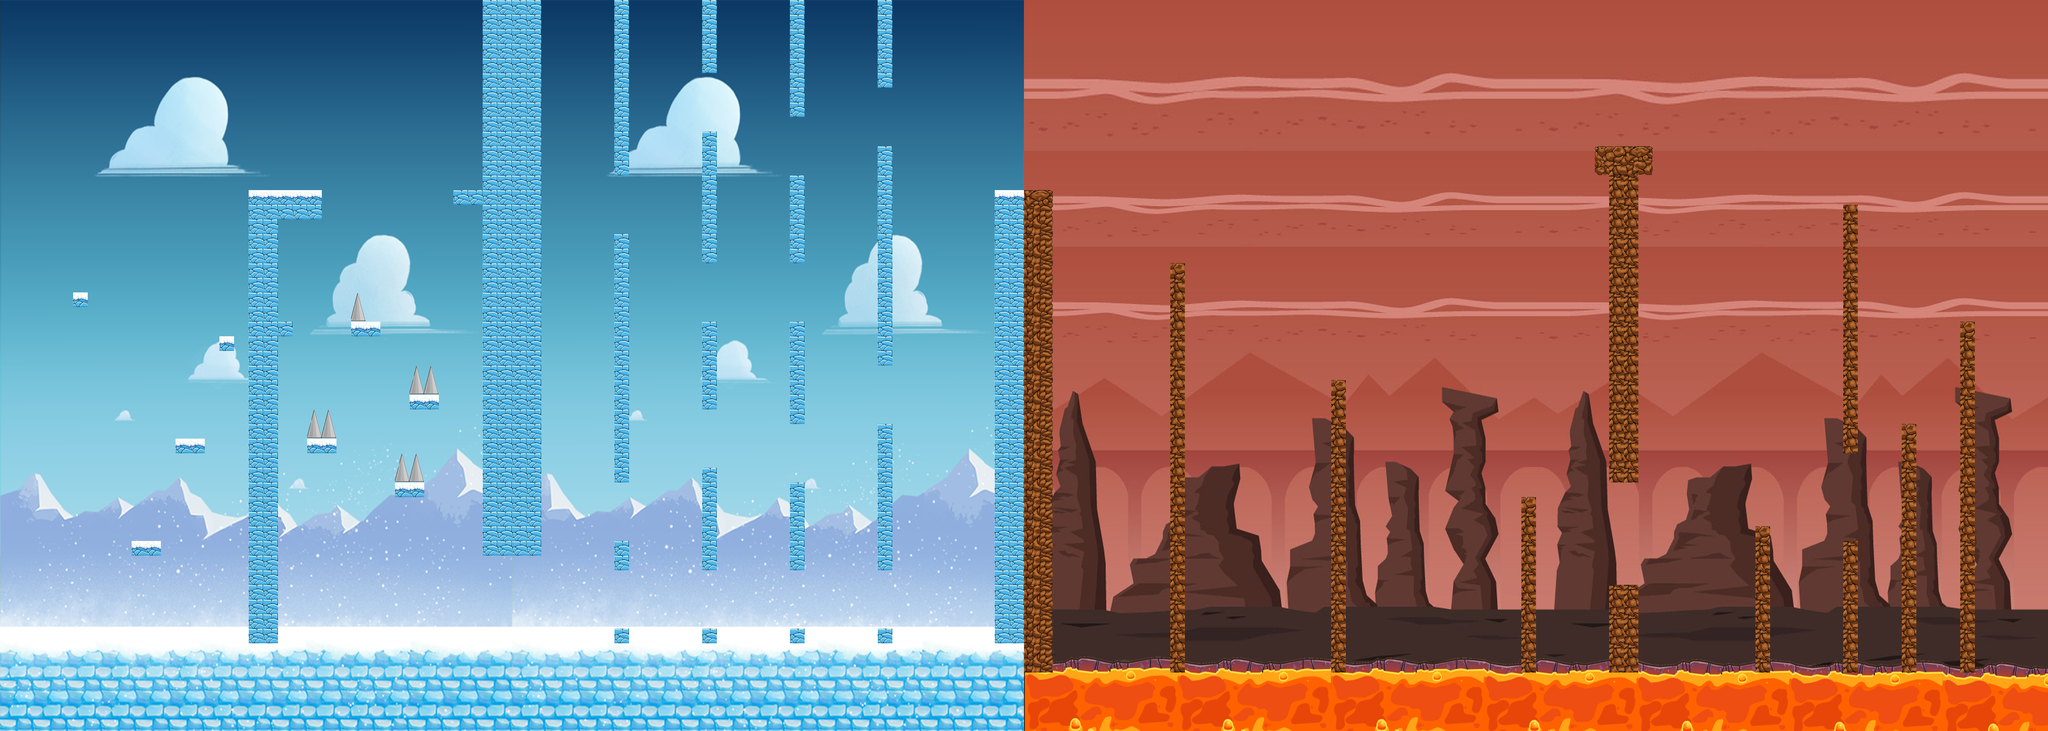

This is a level from a 2D game, rendered from its Tiled map with the project's own tilesets. A one-line summary and the map file follow, with tile-layer data summarised:
An orthogonal 140x50 tile map with 32x32 px tiles, 3 tile layers (Capa de patrones 1, Capa de patrones 2, Capa de patrones 3), 2 tilesets and 86 objects (18x 0, 7x 1, 6x 2, 2x 5, 4).

<map version="1.0" orientation="orthogonal" renderorder="right-down" width="140" height="50" tilewidth="32" tileheight="32" nextobjectid="211">
 <tileset firstgid="1" name="Fondo" tilewidth="32" tileheight="32" tilecount="5250">
  <image source="resources/Imagenes/MapaHieloFuego.png" width="3360" height="1600" />
 </tileset>
 <tileset firstgid="5251" name="Objetos" tilewidth="32" tileheight="32" tilecount="160">
  <image source="resources/Imagenes/ObjetosMundo4.png" width="512" height="320" />
 </tileset>
 <layer name="Capa de patrones 1" width="140" height="50">
  <data>[7000 cells, 7000 non-empty, 5250 distinct tile ids]</data>
 </layer>
 <layer name="Capa de patrones 2" width="140" height="50">
  <data>[7000 cells, 698 non-empty, 20 distinct tile ids]</data>
 </layer>
 <layer name="Capa de patrones 3" width="140" height="50">
  <data>[7000 cells, 0 non-empty, 0 distinct tile ids]</data>
 </layer>
 <objectgroup name="Capa de Colisiones">
  <object id="1" x="-32" y="1400" width="2258" height="200" />
  <object id="3" x="0" y="0" width="4512" height="36" />
  <object id="4" x="4416" y="28" width="64" height="1540" />
  <object id="7" x="0" y="20" width="64" height="1564" />
  <object id="104" x="2232" y="1490.91" width="2247.34" height="107.754" />
  <object id="158" x="288.057" y="1185.45" width="64" height="30.4545" />
  <object id="159" x="159.879" y="641.333" width="32.0343" height="30.5797" />
  <object id="160" x="383.951" y="961.254" width="63.8333" height="30.7689" />
  <object id="161" x="544.091" y="462.818" width="63.7273" height="944.818" />
  <object id="162" x="543.909" y="417.636" width="160.091" height="62.3324" />
  <object id="163" x="606.875" y="704.545" width="33.0625" height="31.392" />
  <object id="164" x="992" y="416.556" width="89.8182" height="31.3194" />
  <object id="165" x="768.043" y="705.522" width="63.9487" height="30.4665" />
  <object id="166" x="671.969" y="961.031" width="64.0312" height="30.9688" />
  <object id="167" x="896.031" y="865.094" width="63.9688" height="30.9062" />
  <object id="168" x="864.125" y="1057.12" width="63.875" height="30.875" />
  <object id="169" x="1056" y="12.1212" width="127.978" height="1203.87" />
  <object id="170" x="1343.94" y="12.1212" width="32.0625" height="371.863" />
  <object id="171" x="1344.25" y="511.875" width="31.5" height="544.109" />
  <object id="172" x="1344" y="1184.86" width="31.9333" height="63.0378" />
  <object id="173" x="1344.04" y="1376.98" width="31.8306" height="30.7722" />
  <object id="174" x="1535.97" y="1377" width="31.9878" height="30.9565" />
  <object id="175" x="1728.09" y="1377.04" width="31.8974" height="30.9253" />
  <object id="176" x="1536.04" y="1025.04" width="31.9565" height="222.941" />
  <object id="177" x="1728.02" y="1057.02" width="31.9543" height="190.967" />
  <object id="178" x="1920.01" y="1376.99" width="31.97" height="30.9856" />
  <object id="179" x="1920.02" y="929" width="31.9766" height="318.996" />
  <object id="180" x="1728.01" y="704.994" width="31.9788" height="222.943" />
  <object id="181" x="1536.02" y="705.022" width="31.9667" height="190.796" />
  <object id="182" x="1920" y="320.992" width="31.9889" height="478.977" />
  <object id="183" x="1728.01" y="385.011" width="31.9889" height="190.926" />
  <object id="184" x="1536" y="289.016" width="31.9833" height="286.984" />
  <object id="185" x="1536" y="22" width="32" height="138.004" />
  <object id="186" x="1728" y="12" width="31.985" height="243.992" />
  <object id="187" x="1920.01" y="12" width="31.9632" height="180.004" />
  <object id="188" x="2176.04" y="417.043" width="125.913" height="1054.96" />
  <object id="189" x="2560" y="577" width="32.0435" height="895" />
  <object id="190" x="2912.02" y="833" width="31.9766" height="638.992" />
  <object id="191" x="3328.01" y="1088.99" width="31.9944" height="382.99" />
  <object id="192" x="3520" y="380" width="64" height="675.938" />
  <object id="193" x="3520" y="1281.01" width="64" height="190.987" />
  <object id="194" x="3840" y="1152.96" width="31.9961" height="319.04" />
  <object id="199" x="4032.01" y="449" width="31.9883" height="542.996" />
  <object id="200" x="4032.02" y="1185" width="31.9622" height="286.956" />
  <object id="201" x="4160.01" y="928.994" width="31.9889" height="542.99" />
  <object id="202" x="4288" y="705.004" width="31.9961" height="766.992" />
  <object id="203" x="3489.25" y="321" width="125.25" height="61.875" />
  <object id="207" x="480.031" y="737.188" width="31.9576" height="30.7903" />
 </objectgroup>
 <objectgroup name="Capa de Enemigos">
  <object id="142" type="2" x="1008.83" y="341" width="75" height="75">
   <ellipse />
  </object>
  <object id="143" type="5" x="3249.45" y="1376.42" width="68" height="62">
   <ellipse />
  </object>
  <object id="144" type="5" x="236.97" y="278.303" width="76" height="74">
   <ellipse />
  </object>
  <object id="145" type="4" x="3848.61" y="308.969" width="69.697" height="60.6061">
   <ellipse />
  </object>
  <object id="146" type="2" x="1534.82" y="1301.18" width="75" height="75">
   <ellipse />
  </object>
  <object id="149" type="1" x="2109.09" y="727.273" width="69.697" height="63.6364">
   <ellipse />
  </object>
  <object id="150" type="2" x="1918.82" y="1300.7" width="75" height="75">
   <ellipse />
  </object>
  <object id="151" type="2" x="2263.45" y="343.336" width="75" height="75">
   <ellipse />
  </object>
  <object id="153" type="2" x="3838.06" y="1078.85" width="75" height="75">
   <ellipse />
  </object>
  <object id="154" type="1" x="2684.85" y="178.788" width="72.7273" height="66.6667">
   <ellipse />
  </object>
  <object id="155" type="1" x="3325.58" y="874.97" width="75" height="75">
   <ellipse />
  </object>
 </objectgroup>
 <objectgroup name="Capa de Player">
  <object id="59" x="118.303" y="1060" width="64" height="96" />
 </objectgroup>
 <objectgroup name="Capa de PowerUps" />
 <objectgroup name="Capa de Puerta">
  <object id="73" x="3490" y="182.67" width="128" height="128">
   <ellipse />
  </object>
 </objectgroup>
 <objectgroup name="Capa de Bordes">
  <object id="108" x="0" y="0" width="24.24" height="1600" />
  <object id="109" x="4480" y="0" width="24.24" height="1600" />
 </objectgroup>
 <objectgroup name="Capa de Obstaculos">
  <object id="156" type="2" x="2306.67" y="1461.33" width="2104" height="104" />
  <object id="157" type="1" x="768.333" y="645" width="29.6667" height="57" />
  <object id="208" type="1" x="673.455" y="900.727" width="60.1818" height="58" />
  <object id="209" type="1" x="897.636" y="803.636" width="60.1818" height="59.0909" />
  <object id="210" type="1" x="865.25" y="996.667" width="60.75" height="58.0833" />
 </objectgroup>
 <objectgroup name="Capa de Monedas-Llaves">
  <object id="76" type="0" x="168.939" y="535.333" width="100" height="100">
   <ellipse />
  </object>
  <object id="77" type="0" x="2091.7" y="1296.24" width="100" height="100">
   <ellipse />
  </object>
  <object id="78" type="0" x="617.273" y="607.97" width="100" height="100">
   <ellipse />
  </object>
  <object id="79" type="0" x="618.091" y="315.97" width="100" height="100">
   <ellipse />
  </object>
  <object id="81" type="0" x="1742.33" y="273.167" width="100" height="100">
   <ellipse />
  </object>
  <object id="82" type="0" x="1929.33" y="818.667" width="100" height="100">
   <ellipse />
  </object>
  <object id="83" type="0" x="1544.91" y="909.515" width="100" height="100">
   <ellipse />
  </object>
  <object id="84" type="0" x="1542.91" y="585.515" width="100" height="100">
   <ellipse />
  </object>
  <object id="86" type="0" x="1356.09" y="1270.61" width="100" height="100">
   <ellipse />
  </object>
  <object id="87" type="0" x="1736.3" y="1268.67" width="100" height="100">
   <ellipse />
  </object>
  </objectgroup>
</map>
<!-- 8 of 86 objects omitted -->
